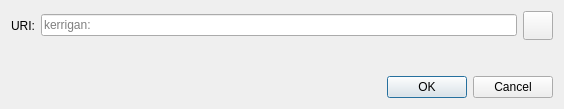
<?xml version="1.0" encoding="UTF-8"?>
<ui version="4.0">
 <class>OpenURIDialog</class>
 <widget class="QDialog" name="OpenURIDialog">
  <property name="geometry">
   <rect>
    <x>0</x>
    <y>0</y>
    <width>564</width>
    <height>109</height>
   </rect>
  </property>
  <property name="windowTitle">
   <string>Open URI</string>
  </property>
  <layout class="QVBoxLayout" name="verticalLayout">
   <item>
    <layout class="QHBoxLayout" name="horizontalLayout">
     <item>
      <widget class="QLabel" name="label">
       <property name="text">
        <string>URI:</string>
       </property>
      </widget>
     </item>
     <item>
      <widget class="QValidatedLineEdit" name="uriEdit">
       <property name="placeholderText">
        <string notr="true">kerrigan:</string>
       </property>
      </widget>
     </item>
     <item>
      <widget class="QToolButton" name="pasteButton">
       <property name="toolTip">
        <string extracomment="Tooltip text for button that allows you to paste an address that is in your clipboard.">Paste address from clipboard</string>
       </property>
       <property name="text">
        <string/>
       </property>
       <property name="iconSize">
        <size>
         <width>22</width>
         <height>22</height>
        </size>
       </property>
      </widget>
     </item>
    </layout>
   </item>
   <item>
    <spacer name="verticalSpacer">
     <property name="orientation">
      <enum>Qt::Vertical</enum>
     </property>
     <property name="sizeHint" stdset="0">
      <size>
       <width>20</width>
       <height>40</height>
      </size>
     </property>
    </spacer>
   </item>
   <item>
    <widget class="QDialogButtonBox" name="buttonBox">
     <property name="orientation">
      <enum>Qt::Horizontal</enum>
     </property>
     <property name="standardButtons">
      <set>QDialogButtonBox::Cancel|QDialogButtonBox::Ok</set>
     </property>
    </widget>
   </item>
  </layout>
 </widget>
 <customwidgets>
  <customwidget>
   <class>QValidatedLineEdit</class>
   <extends>QLineEdit</extends>
   <header>qt/qvalidatedlineedit.h</header>
  </customwidget>
 </customwidgets>
 <resources>
  <include location="../kerrigan.qrc"/>
 </resources>
 <connections>
  <connection>
   <sender>buttonBox</sender>
   <signal>accepted()</signal>
   <receiver>OpenURIDialog</receiver>
   <slot>accept()</slot>
   <hints>
    <hint type="sourcelabel">
     <x>248</x>
     <y>254</y>
    </hint>
    <hint type="destinationlabel">
     <x>157</x>
     <y>274</y>
    </hint>
   </hints>
  </connection>
  <connection>
   <sender>buttonBox</sender>
   <signal>rejected()</signal>
   <receiver>OpenURIDialog</receiver>
   <slot>reject()</slot>
   <hints>
    <hint type="sourcelabel">
     <x>316</x>
     <y>260</y>
    </hint>
    <hint type="destinationlabel">
     <x>286</x>
     <y>274</y>
    </hint>
   </hints>
  </connection>
 </connections>
</ui>
